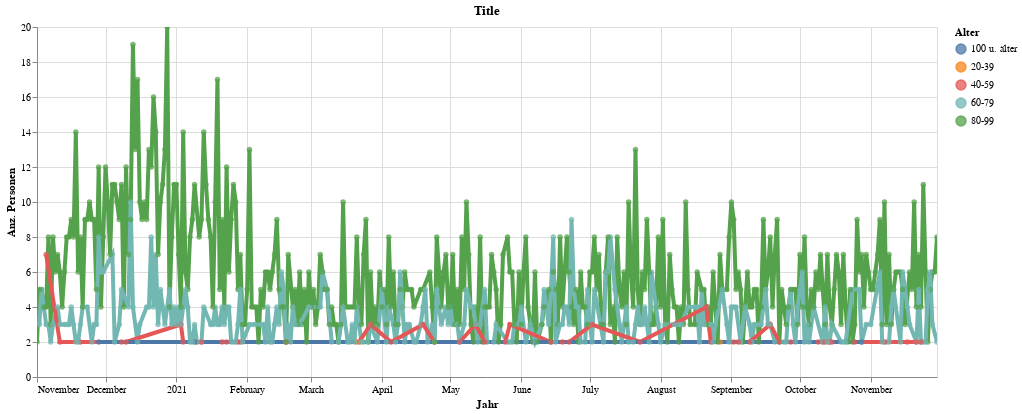

The notebook cell saved with this chart:
### Code cell
highlight = alt.selection(type='single', on='mouseover',
                          fields=['AlterV20Kurz'], nearest=True)
#x='date:StichtagDatJahr',
base = alt.Chart(myAgg.reset_index().query('sum_WBev>1'), title="Title").encode(
    x=alt.X('GueltigAbDat', axis=alt.Axis(title='Jahr'))# , axis=alt.Axis(format='%', title='percentage')
    , y=alt.X('sum_WBev', axis=alt.Axis(title='Anz. Personen'))
    , color=alt.Color('AlterV20Kurz', legend=alt.Legend(title="Alter", orient="right"))  
    ,tooltip=['GueltigAbDat', 'AlterV20Kurz', 'sum_WBev']    
)
points = base.mark_circle().encode(
    opacity=alt.value(0.75)
).add_selection(
    highlight
).properties(
    width=900 , height=350
)
lines = base.mark_line().encode(
    size=alt.condition(~highlight, alt.value(0.5), alt.value(4))
).interactive()

lines + points

### Figure 1 — Vega-Lite specification as saved in the notebook (floating-point values rounded to 4 significant figures; data arrays with more than 128 entries replaced by an {"elided": "..."} marker saying what was removed)
{"config": {"view": {"continuousWidth": 400, "continuousHeight": 300}}, "layer": [{"mark": "line", "encoding": {"color": {"type": "nominal", "field": "AlterV20Kurz", "legend": {"orient": "right", "title": "Alter"}}, "size": {"condition": {"value": 0.5, "selection": {"not": "selector043"}}, "value": 4}, "tooltip": [{"type": "temporal", "field": "GueltigAbDat"}, {"type": "nominal", "field": "AlterV20Kurz"}, {"type": "quantitative", "field": "sum_WBev"}], "x": {"type": "temporal", "axis": {"title": "Jahr"}, "field": "GueltigAbDat"}, "y": {"type": "quantitative", "axis": {"title": "Anz. Personen"}, "field": "sum_WBev"}}, "selection": {"selector044": {"type": "interval", "bind": "scales", "encodings": ["x", "y"]}}, "title": "Title"}, {"mark": "circle", "encoding": {"color": {"type": "nominal", "field": "AlterV20Kurz", "legend": {"orient": "right", "title": "Alter"}}, "opacity": {"value": 0.75}, "tooltip": [{"type": "temporal", "field": "GueltigAbDat"}, {"type": "nominal", "field": "AlterV20Kurz"}, {"type": "quantitative", "field": "sum_WBev"}], "x": {"type": "temporal", "axis": {"title": "Jahr"}, "field": "GueltigAbDat"}, "y": {"type": "quantitative", "axis": {"title": "Anz. Personen"}, "field": "sum_WBev"}}, "height": 350, "selection": {"selector043": {"type": "single", "on": "mouseover", "fields": ["AlterV20Kurz"], "nearest": true}}, "title": "Title", "width": 900}], "data": {"name": "data-3ccaf402866d87fe7d5e8592421bc560"}, "$schema": "https://vega.github.io/schema/vega-lite/v4.8.1.json", "datasets": {"data-3ccaf402866d87fe7d5e8592421bc560": {"elided": "710 records"}}}
